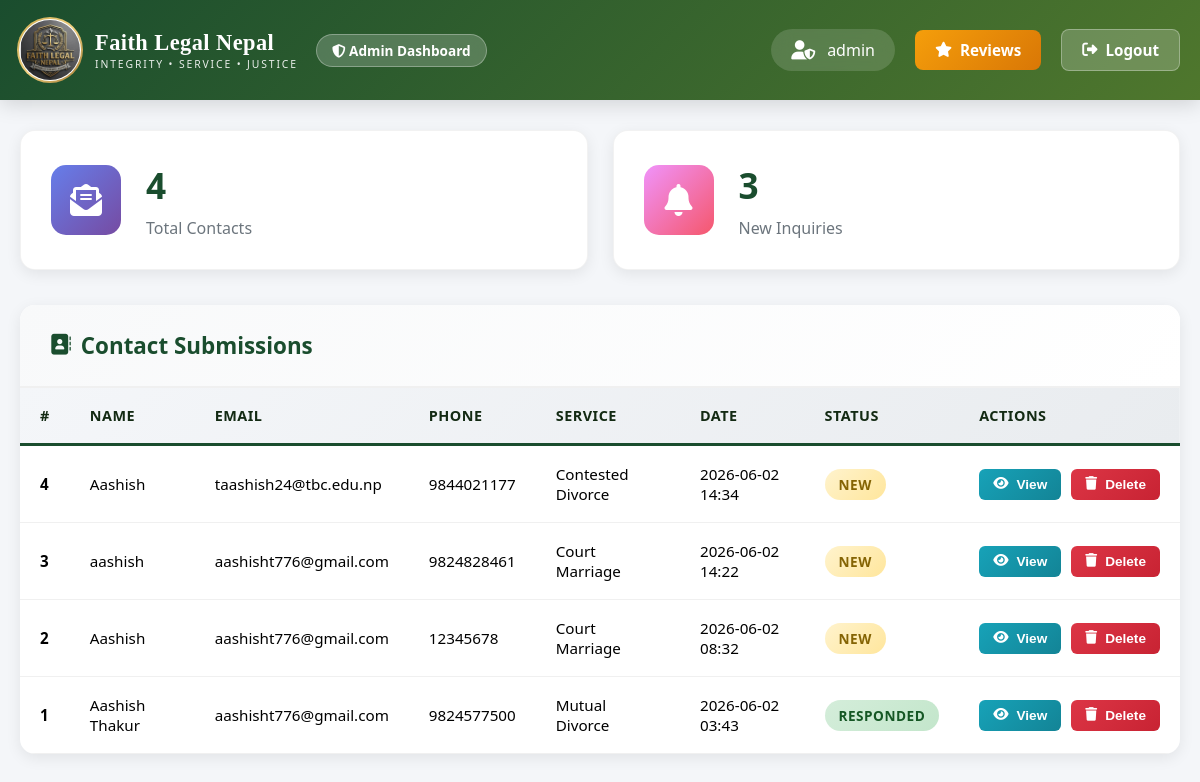
Before: /admin/dashboard (signed in) with the older database file.
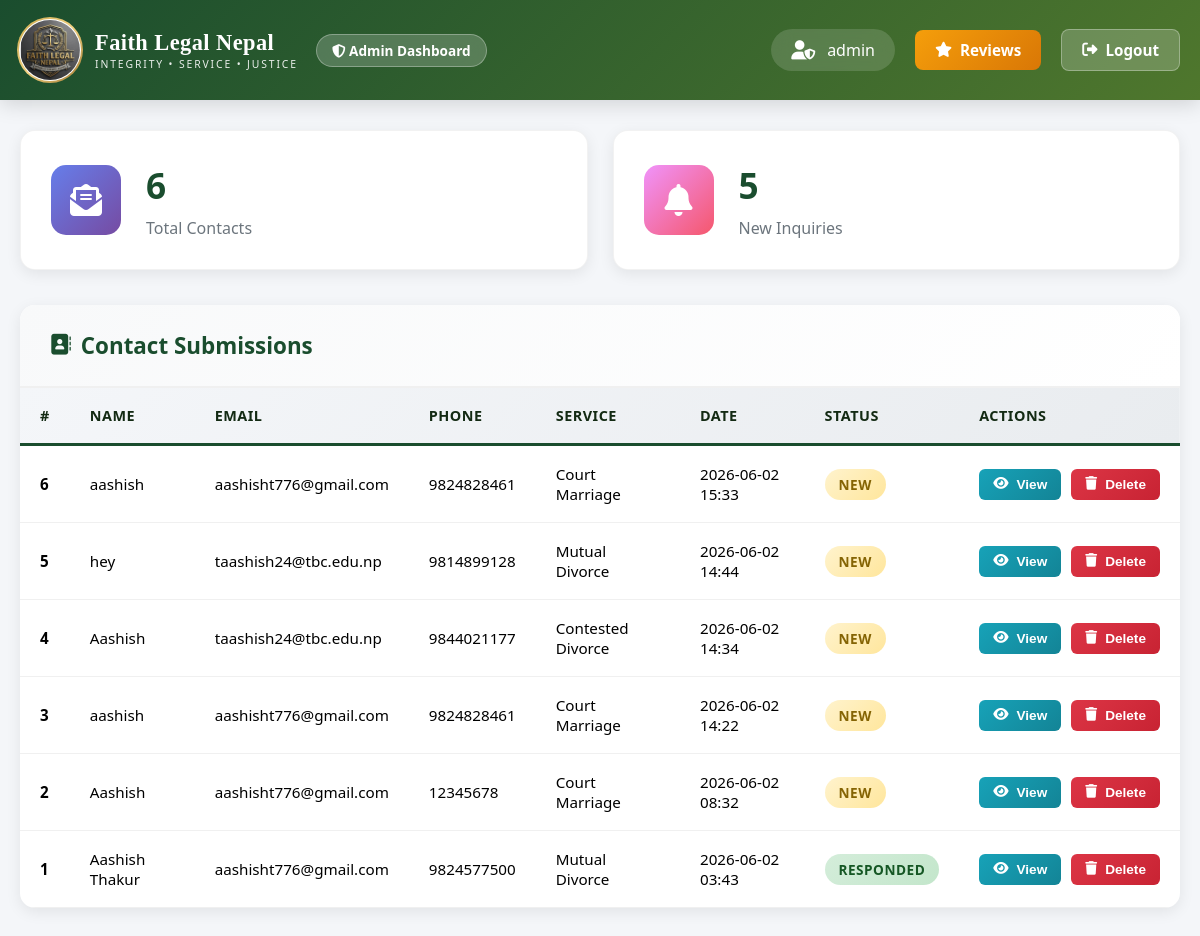
After: the same page with the newer database file.
### app.py (models this page shows, shortened)
class Contact(db.Model):
    __tablename__ = 'contact'
    id = db.Column(db.Integer, primary_key=True)
    name = db.Column(db.String(100), nullable=False)
    email = db.Column(db.String(120), nullable=False)
    phone = db.Column(db.String(20), nullable=False)
    service = db.Column(db.String(100), nullable=False)
    message = db.Column(db.Text, nullable=False)
    created_at = db.Column(db.DateTime, default=datetime.utcnow)
    status = db.Column(db.String(20), default='New')  # New, Read, Responded

### app.py (the view)
@app.route('/admin/dashboard')
@login_required
def admin_dashboard():
    contacts = Contact.query.order_by(Contact.created_at.desc()).all()
    total_contacts = Contact.query.count()
    new_contacts = Contact.query.filter_by(status='New').count()
    read_contacts = Contact.query.filter_by(status='Read').count()
    responded_contacts = Contact.query.filter_by(status='Responded').count()
    print(f"\n📊 Dashboard accessed by: {current_user.username}")
    print(f"   Total: {total_contacts}, New: {new_contacts}, Read: {read_contacts}, Responded: {responded_contacts}")
    return render_template('admin_dashboard.html',
                         contacts=contacts,
                         total_contacts=total_contacts,
                         new_contacts=new_contacts,
                         read_contacts=read_contacts,
                         responded_contacts=responded_contacts)

### app.py (called while the page is built)
@login_manager.user_loader
def load_user(user_id):
    return Admin.query.get(int(user_id))

### templates/admin_dashboard.html (shortened to what the changed rows need)
<!DOCTYPE html>
<html lang="en">
<head>
    <link rel="stylesheet" href="https://cdnjs.cloudflare.com/ajax/libs/font-awesome/6.4.0/css/all.min.css">
</head>
<body>
    <div class="container">
        <div class="stats-grid">
            <div class="stat-card">
                <div class="stat-info">
                    <h3>{{ total_contacts }}</h3>
                    <p>Total Contacts</p>
                </div>
            </div>
            <div class="stat-card">
                <div class="stat-info">
                    <h3>{{ new_contacts }}</h3>
                    <p>New Inquiries</p>
                </div>
            </div>
        </div>
        <div class="contacts-section">
            <div class="section-header">
                <h2>
                    <i class="fas fa-address-book"></i>
                    Contact Submissions
                </h2>
            </div>
            <div class="table-container">
                {% if contacts %}
                    <table>
                        <thead>
                            <tr>
                                <th>#</th>
                                <th>Name</th>
                                <th>Email</th>
                                <th>Phone</th>
                                <th>Service</th>
                                <th>Date</th>
                                <th>Status</th>
                                <th>Actions</th>
                            </tr>
                        </thead>
                        <tbody>
                            {% for contact in contacts %}
                                <tr>
                                    <td><strong>{{ contact.id }}</strong></td>
                                    <td>{{ contact.name }}</td>
                                    <td>{{ contact.email }}</td>
                                    <td>{{ contact.phone }}</td>
                                    <td>{{ contact.service }}</td>
                                    <td>{{ contact.created_at.strftime('%Y-%m-%d %H:%M') }}</td>
                                    <td>
                                        <span class="status-badge status-{{ contact.status.lower() }}">
                                            {{ contact.status }}
                                        </span>
                                    </td>
                                    <td>
                                        <div class="action-buttons">
                                            <button class="btn btn-sm btn-view" onclick="viewContact({{ contact.id }}, '{{ contact.name }}', '{{ contact.email }}', '{{ contact.phone }}', '{{ contact.service }}', `{{ contact.message }}`, '{{ contact.created_at.strftime('%Y-%m-%d %H:%M') }}', '{{ contact.status }}')">
                                                <i class="fas fa-eye"></i> View
                                            </button>
                                            <form method="POST" action="{{ url_for('delete_contact', contact_id=contact.id) }}" style="display: inline;">
                                                <button type="submit" class="btn btn-sm btn-delete" onclick="return confirm('Are you sure you want to delete this contact?')">
                                                    <i class="fas fa-trash"></i> Delete
                                                </button>
                                            </form>
                                        </div>
                                    </td>
                                </tr>
                            {% endfor %}
                        </tbody>
                    </table>
                {% else %}
                    <div class="no-contacts">
                        <i class="fas fa-inbox"></i>
                        <h3>No contacts yet</h3>
                        <p>Contact submissions will appear here</p>
                    </div>
                {% endif %}
            </div>
        </div>
    </div>
</body>
</html>

Changed rows visible on the page:
added Contact: id "6", name "aashish", email "aashisht776@gmail.com", phone "9824828461", service "Court Marriage", created_at "2026-06-02 15:33", status "NEW"
added Contact: id "5", name "hey", email "taashish24@tbc.edu.np", phone "9814899128", service "Mutual Divorce", created_at "2026-06-02 14:44", status "NEW"
Other visible differences:
{{ total_contacts }}: "4" → "6"
{{ new_contacts }}: "3" → "5"
